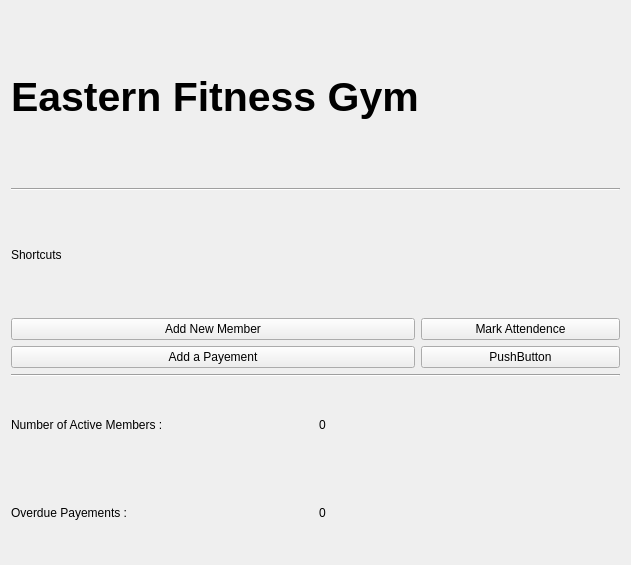
<?xml version="1.0" encoding="UTF-8"?>
<ui version="4.0">
 <class>HomePage</class>
 <widget class="QWidget" name="HomePage">
  <property name="geometry">
   <rect>
    <x>0</x>
    <y>0</y>
    <width>631</width>
    <height>565</height>
   </rect>
  </property>
  <property name="windowTitle">
   <string>Form</string>
  </property>
  <layout class="QVBoxLayout" name="verticalLayout">
   <item>
    <widget class="QLabel" name="label">
     <property name="font">
      <font>
       <pointsize>31</pointsize>
       <bold>true</bold>
      </font>
     </property>
     <property name="text">
      <string>Eastern Fitness Gym</string>
     </property>
    </widget>
   </item>
   <item>
    <widget class="Line" name="line">
     <property name="orientation">
      <enum>Qt::Orientation::Horizontal</enum>
     </property>
    </widget>
   </item>
   <item>
    <layout class="QGridLayout" name="gridLayout">
     <item row="0" column="0">
      <widget class="QLabel" name="label_2">
       <property name="font">
        <font>
         <pointsize>9</pointsize>
        </font>
       </property>
       <property name="text">
        <string>Shortcuts</string>
       </property>
      </widget>
     </item>
     <item row="0" column="1" colspan="2">
      <spacer name="horizontalSpacer">
       <property name="orientation">
        <enum>Qt::Orientation::Horizontal</enum>
       </property>
       <property name="sizeHint" stdset="0">
        <size>
         <width>278</width>
         <height>20</height>
        </size>
       </property>
      </spacer>
     </item>
     <item row="1" column="0" colspan="2">
      <widget class="QPushButton" name="pushButton">
       <property name="font">
        <font>
         <pointsize>9</pointsize>
        </font>
       </property>
       <property name="text">
        <string>Add New Member</string>
       </property>
      </widget>
     </item>
     <item row="1" column="2">
      <widget class="QPushButton" name="pushButton_2">
       <property name="font">
        <font>
         <pointsize>9</pointsize>
        </font>
       </property>
       <property name="text">
        <string>Mark Attendence</string>
       </property>
      </widget>
     </item>
     <item row="2" column="0" colspan="2">
      <widget class="QPushButton" name="pushButton_3">
       <property name="font">
        <font>
         <pointsize>9</pointsize>
        </font>
       </property>
       <property name="text">
        <string>Add a Payement</string>
       </property>
      </widget>
     </item>
     <item row="2" column="2">
      <widget class="QPushButton" name="pushButton_4">
       <property name="font">
        <font>
         <pointsize>9</pointsize>
        </font>
       </property>
       <property name="text">
        <string>PushButton</string>
       </property>
      </widget>
     </item>
    </layout>
   </item>
   <item>
    <widget class="Line" name="line_2">
     <property name="orientation">
      <enum>Qt::Orientation::Horizontal</enum>
     </property>
    </widget>
   </item>
   <item>
    <layout class="QGridLayout" name="gridLayout_2">
     <item row="0" column="0">
      <widget class="QLabel" name="label_3">
       <property name="font">
        <font>
         <pointsize>9</pointsize>
        </font>
       </property>
       <property name="text">
        <string>Number of Active Members :</string>
       </property>
      </widget>
     </item>
     <item row="0" column="1">
      <widget class="QLabel" name="label_4">
       <property name="font">
        <font>
         <pointsize>9</pointsize>
        </font>
       </property>
       <property name="text">
        <string>0</string>
       </property>
      </widget>
     </item>
     <item row="1" column="0">
      <widget class="QLabel" name="label_5">
       <property name="font">
        <font>
         <pointsize>9</pointsize>
        </font>
       </property>
       <property name="text">
        <string>Overdue Payements :</string>
       </property>
      </widget>
     </item>
     <item row="1" column="1">
      <widget class="QLabel" name="label_6">
       <property name="font">
        <font>
         <pointsize>9</pointsize>
        </font>
       </property>
       <property name="text">
        <string>0</string>
       </property>
      </widget>
     </item>
    </layout>
   </item>
  </layout>
 </widget>
 <resources/>
 <connections/>
</ui>
